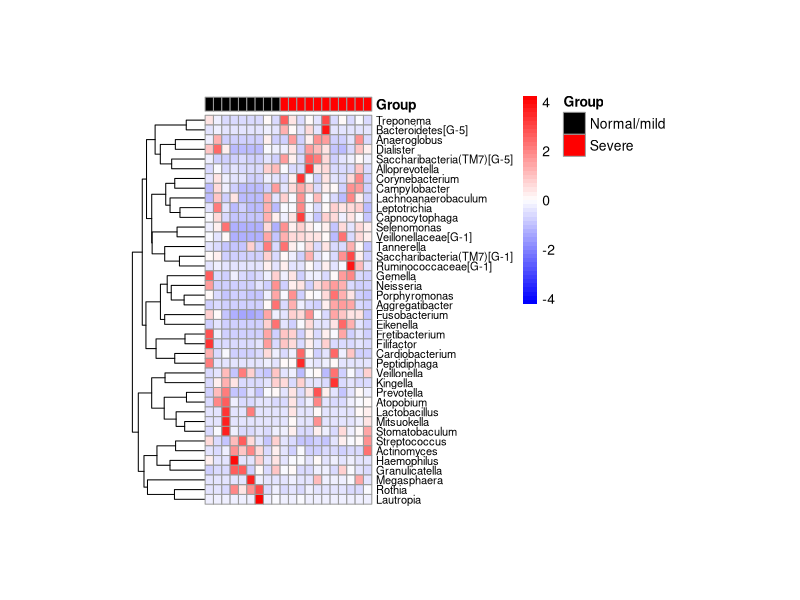

Write the R code that produced this figure.
#import top40 genus table
#read corrected genus table(pick top 20 based on sum)
library("readxl")
top40.genus<- read_xlsx("top40genus.xlsx")
head(top40.genus)
#transpose the df and keep the sampleIDs as the header
top40.genus.t <- as.data.frame(t(top40.genus[,-1]))
colnames(top40.genus.t) <- top40.genus$SampleID
head(top40.genus.t)
#read in annotations
ann<- read.table("annotation.txt", header = T)
#reorder martrix based on annotation
top40_ordered <- top40.genus.t[rownames(ann), ]
#Z score transformation
top40_ordered_zscore <- scale(top40_ordered)
summary(top40_ordered_zscore)
#specify colors for annotation
ann_colors = list(Group = c("Normal/mild"="#000000", "Severe"="#FF0000"))

#sample based heatmap
library(pheatmap)
library(RColorBrewer)
library(viridis)
#png(file.path(path, "Top40genus(sample_based).png"), width=15,height=10.5,units="cm",res=1200)
pdf(file.path(path, "Top40genus_heatmap_no_name.pdf"), width = 6, height =5)
pheatmap(t(top40_ordered_zscore), scale = "row", color = colorRampPalette(c("blue", "white", "red"))(50), 
         cellheight = 7,
         cellwidth = 6,
         fontsize_row=8, 
         show_colnames = F,show_rownames = T, annotation_col = ann, annotation_colors = ann_colors,
         angle_row = "45",  cluster_cols = F)
dev.off()
################################################################################

#end of the script
